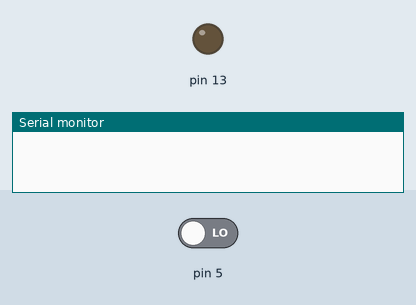
Recording of a sketch running on a simulated Arduino Uno, built with avr-gcc and run on an emulated ATmega328P. Parts: output pins drawn as LEDs (lit = HIGH), the last lines printed to the serial monitor. Inputs (shaded band) come from the test bench; at power-on: pin 5 LOW.

Above: at 1.2 s.
1.3 s: pin 5 driven HIGH
At 1.4 s:
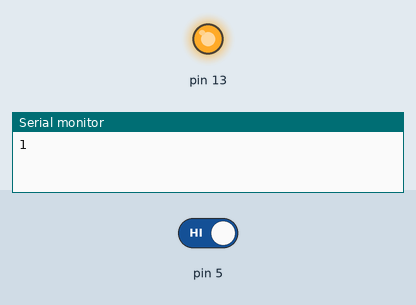
Timing chart, 0 to 4.3 s (numbered marks = the images above; inputs shaded):
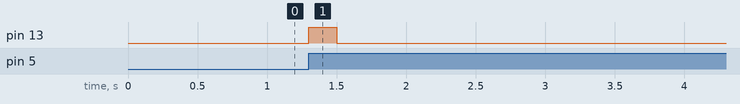

The sketch:

serial_button.ino
```cpp
int oldVal = LOW;
void setup() {
  pinMode(13, OUTPUT);
  pinMode(5, INPUT);
  Serial.begin(9600);
}

void loop() {
  int val = digitalRead(5);
  if(val == HIGH && oldVal == LOW){
    digitalWrite(13, HIGH);
    Serial.println("1");
    delay(200);
  }
  else{
    digitalWrite(13, LOW);
  }

  oldVal = val;
}
```

Measured:
- after the input at 1.3 s, pin 13: LOW → HIGH at once, → LOW 0.20 s later
